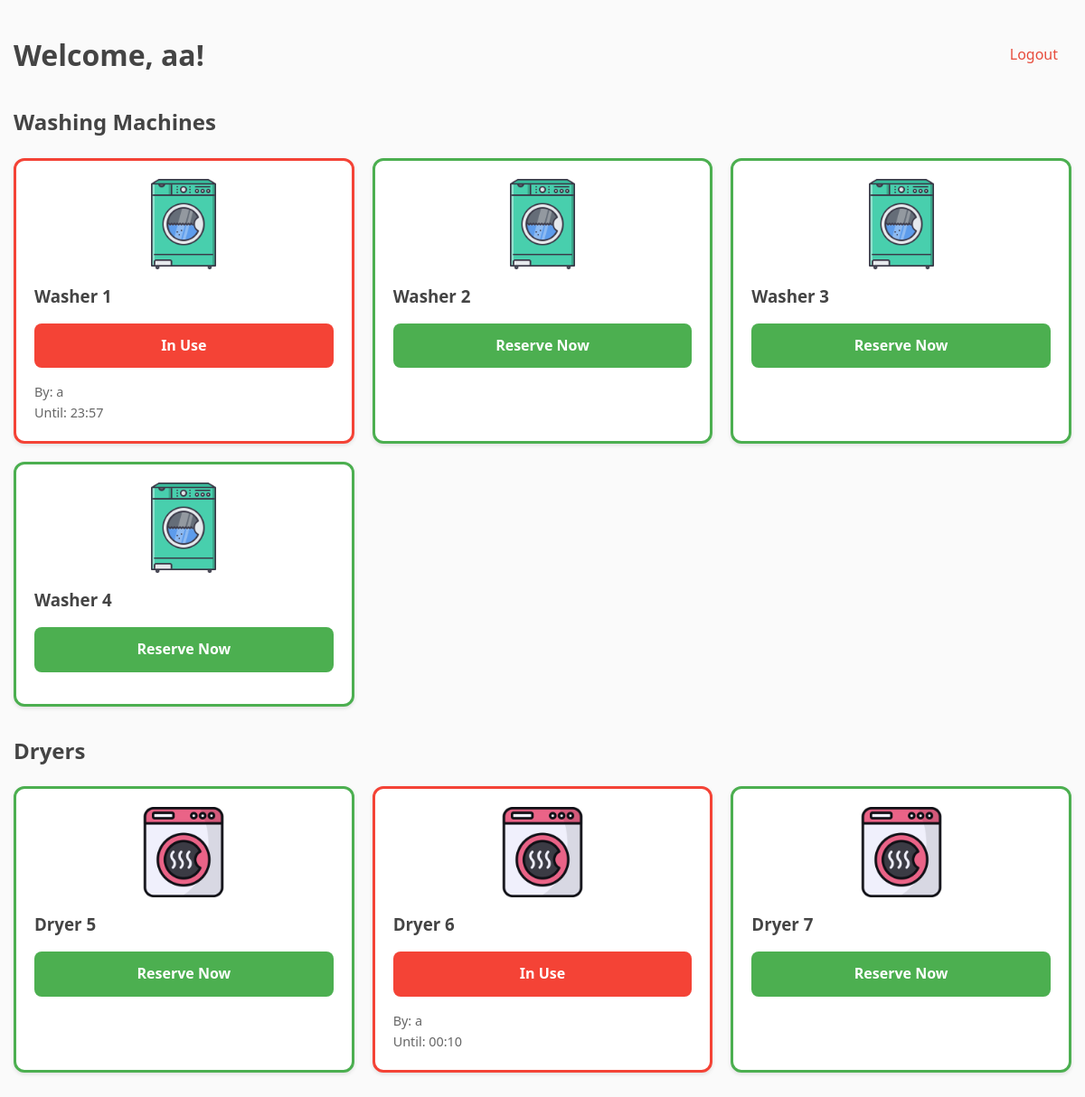
The app's page /index (signed in) with its own data.
### app.py (models this page shows)
class User(UserMixin, db.Model):
    id = db.Column(db.Integer, primary_key=True)
    email = db.Column(db.String(100), unique=True)
    password = db.Column(db.String(200))
    name = db.Column(db.String(100))
    appliances = db.relationship('Appliance', backref='user', lazy=True)

class Appliance(db.Model):
    id = db.Column(db.Integer, primary_key=True)
    type = db.Column(db.String(20))
    status = db.Column(db.String(20), default='free')
    user_id = db.Column(db.Integer, db.ForeignKey('user.id'))
    reservation_time = db.Column(db.DateTime)

### app.py (the view)
@app.route('/index')
@login_required
def index():
    appliances = Appliance.query.all()
    for appliance in appliances:
        update_appliance_status(appliance)
    return render_template('index.html',
                         appliances=appliances,
                         datetime=datetime,
                         timedelta=timedelta)

### app.py (called while the page is built)
@login_manager.user_loader
def load_user(user_id):
    return User.query.get(int(user_id))

def update_appliance_status(appliance):
    if appliance.status in ['in_use', 'almost_done'] and appliance.reservation_time:
        time_remaining = appliance.reservation_time + timedelta(hours=1) - datetime.now()
        if time_remaining < timedelta(0):
            appliance.status = 'free'
            appliance.user_id = None
            appliance.reservation_time = None
        elif time_remaining <= timedelta(minutes=10):
            appliance.status = 'almost_done'
        else:
            appliance.status = 'in_use'
        db.session.commit()

### templates/index.html
{% extends "base.html" %}
{% block content %}
<div class="dashboard">
    <header class="header">
        <h1>Welcome, {{ current_user.name }}!</h1>
        <a href="{{ url_for('logout') }}" class="logout-btn">Logout</a>
    </header>
    <div class="appliance-section">
        <h2>Washing Machines</h2>
        <div class="appliance-grid">
            {% for appliance in appliances if appliance.type == 'washer' %}
                {% include 'appliance_card.html' %}
            {% endfor %}
        </div>
    </div>
    <div class="appliance-section">
        <h2>Dryers</h2>
        <div class="appliance-grid">
            {% for appliance in appliances if appliance.type == 'dryer' %}
                {% include 'appliance_card.html' %}
            {% endfor %}
        </div>
    </div>
</div>
{% endblock %}

### templates/appliance_card.html
<div class="appliance-card {{ appliance.status }}">
    <img src="{{ url_for('static', filename='images/' ~ appliance.type ~ '.png') }}"
         alt="{{ appliance.type }}"
         class="appliance-image">
    <div class="appliance-info">
        <h3>{{ appliance.type|title }} {{ appliance.id }}</h3>
        {% if appliance.status == 'free' %}
            <a href="{{ url_for('reserve', appliance_id=appliance.id) }}"
               class="status-btn free">
                Reserve Now
            </a>
        {% else %}
            <div class="status-btn {{ 'almost-done' if appliance.status == 'almost_done' else 'in-use' }}">
                {% if appliance.status == 'almost_done' %}
                    {{ ((appliance.reservation_time + timedelta(hours=1)) - datetime.now()).seconds // 60 }} min left
                {% else %}
                    In Use
                {% endif %}
            </div>
            <div class="reservation-info">
                <p>By: {{ appliance.user.name }}</p>
                <p>Until: {{ (appliance.reservation_time + timedelta(hours=1)).strftime('%H:%M') }}</p>
            </div>
        {% endif %}
    </div>
</div>

### static/style.css (style rules this page uses)
* { box-sizing: border-box; margin: 0; padding: 0; }
body { font-family: 'Segoe UI', system-ui, -apple-system, sans-serif; background: #fafafa; line-height: 1.6; color: #444; }
.dashboard { padding: 20px 0; }
.header { display: flex; justify-content: space-between; align-items: center; margin-bottom: 30px; }
.logout-btn { color: #e74c3c; text-decoration: none; padding: 8px 15px; border-radius: 6px; transition: background 0.3s ease; }
.appliance-section { margin: 30px 0; }
.appliance-section h2 { color: #444; margin-bottom: 20px; }
.appliance-grid { display: grid; gap: 20px; grid-template-columns: repeat(auto-fit, minmax(280px, 1fr)); }
.appliance-card { background: #fff; border-radius: 12px; padding: 20px; box-shadow: 0 2px 4px rgba(0, 0, 0, 0.1); border: 3px solid transparent; transition: transform 0.3s ease; }
.appliance-card.free { border-color: #4CAF50; }
.appliance-card.in_use { border-color: #f44336; }
.appliance-image { width: 100%; max-width: 100px; display: block; margin: 0 auto 15px; }
.status-btn { display: block; padding: 12px; border-radius: 8px; text-align: center; font-weight: 600; margin: 15px 0; text-decoration: none; border: none; cursor: pointer; }
.status-btn.free { background: #4CAF50; color: white; }
.status-btn.in-use { background: #f44336; color: white; cursor: not-allowed; }
.reservation-info { font-size: 0.9rem; color: #666; margin-top: 10px; }

### records on screen
User: name "aa"
Appliance: type (picture), type "Washer", id "1", status "In Use", user.name "a", reservation_time "23:57"
Appliance: type (picture), type "Washer", id "2"
Appliance: type (picture), type "Washer", id "3"
Appliance: type (picture), type "Washer", id "4"
Appliance: type (picture), type "Dryer", id "5"
Appliance: type (picture), type "Dryer", id "6", status "In Use", user.name "a", reservation_time "00:10"
Appliance: type (picture), type "Dryer", id "7"
